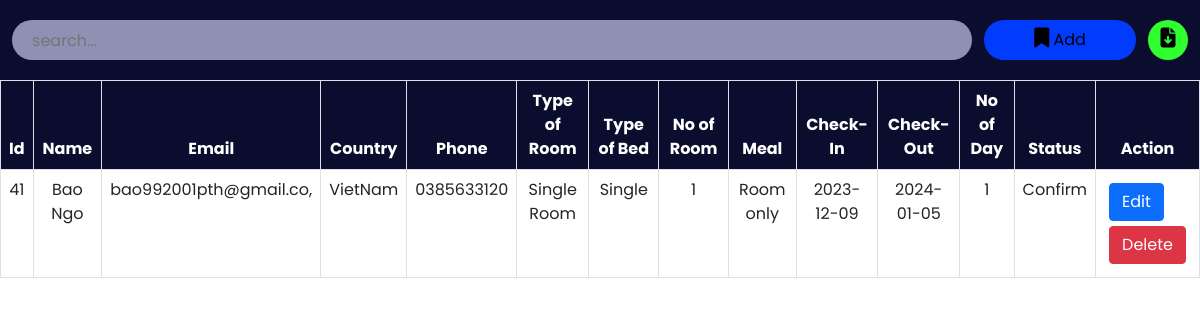
Page /admin/roombook.php on the earlier database version.
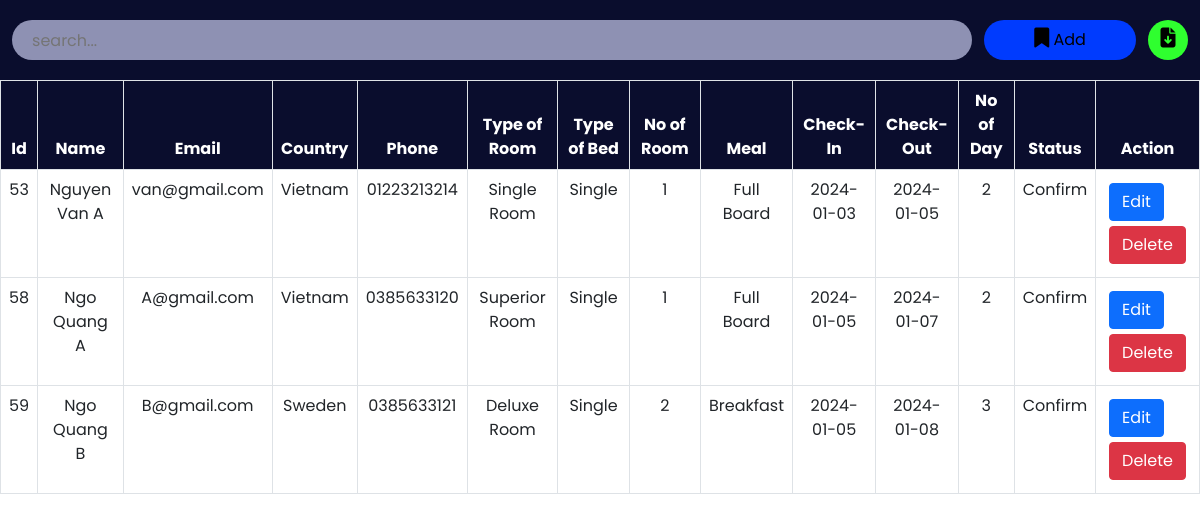
Same page on the later database version.
### tables this page shows
CREATE TABLE `roombook` (
  `id` int(10) NOT NULL,
  `Name` varchar(50) NOT NULL,
  `Email` varchar(50) NOT NULL,
  `Country` varchar(30) NOT NULL,
  `Phone` varchar(30) NOT NULL,
  `RoomType` varchar(30) NOT NULL,
  `Bed` varchar(30) NOT NULL,
  `Meal` varchar(30) NOT NULL,
  `NoofRoom` varchar(30) NOT NULL,
  `cin` date NOT NULL,
  `cout` date NOT NULL,
  `nodays` int(50) NOT NULL,
  `stat` varchar(30) NOT NULL
);

### admin/roombook.php (the view, shortened to what this page needs)
<?php
include '../config.php';
?>
<!DOCTYPE html>
<html lang="en">
<head>
    <link href="https://cdn.jsdelivr.net/npm/bootstrap@5.0.2/dist/css/bootstrap.min.css" rel="stylesheet">
    <link rel="stylesheet" href="https://cdnjs.cloudflare.com/ajax/libs/font-awesome/6.2.0/css/all.min.css" />
    <link rel="stylesheet" href="./css/roombook.css">
</head>
<body>
    <div class="searchsection">
        <input type="text" name="search_bar" id="search_bar" placeholder="search..." onkeyup="searchFun()">
        <button class="adduser" id="adduser" onclick="adduseropen()"><i class="fa-solid fa-bookmark"></i> Add</button>
        <form action="./exportdata.php" method="post">
            <button class="exportexcel" id="exportexcel" name="exportexcel" type="submit"><i class="fa-solid fa-file-arrow-down"></i></button>
        </form>
    </div>
    <div class="roombooktable" class="table-responsive-xl">
        <?php
            $roombooktablesql = "SELECT * FROM roombook";
            $roombookresult = mysqli_query($conn, $roombooktablesql);
        ?>
        <table class="table table-bordered" id="table-data">
            <thead>
                <tr>
                    <th scope="col">Id</th>
                    <th scope="col">Name</th>
                    <th scope="col">Email</th>
                    <th scope="col">Country</th>
                    <th scope="col">Phone</th>
                    <th scope="col">Type of Room</th>
                    <th scope="col">Type of Bed</th>
                    <th scope="col">No of Room</th>
                    <th scope="col">Meal</th>
                    <th scope="col">Check-In</th>
                    <th scope="col">Check-Out</th>
                    <th scope="col">No of Day</th>
                    <th scope="col">Status</th>
                    <th scope="col" class="action">Action</th>
                </tr>
            </thead>
            <tbody>
            <?php
            while ($res = mysqli_fetch_array($roombookresult)) {
            ?>
                <tr>
                    <td><?php echo $res['id'] ?></td>
                    <td><?php echo $res['Name'] ?></td>
                    <td><?php echo $res['Email'] ?></td>
                    <td><?php echo $res['Country'] ?></td>
                    <td><?php echo $res['Phone'] ?></td>
                    <td><?php echo $res['RoomType'] ?></td>
                    <td><?php echo $res['Bed'] ?></td>
                    <td><?php echo $res['NoofRoom'] ?></td>
                    <td><?php echo $res['Meal'] ?></td>
                    <td><?php echo $res['cin'] ?></td>
                    <td><?php echo $res['cout'] ?></td>
                    <td><?php echo $res['nodays'] ?></td>
                    <td><?php echo $res['stat'] ?></td>
                    <td class="action">
                        <a href="roombookedit.php?id=<?php echo $res['id'] ?>"><button class="btn btn-primary">Edit</button></a>
                        <a href="roombookdelete.php?id=<?php echo $res['id']  ?>"><button class='btn btn-danger'>Delete</button></a>
                    </td>
                </tr>
            <?php
            }
            ?>
            </tbody>
        </table>
    </div>
</body>
</html>

Differences in the rows shown:
removed roombook: id "41", Name "Bao Ngo", Email "bao992001pth@gmail.co,", Country "VietNam", Phone "0385633120", RoomType "Single Room", Bed "Single", NoofRoom "1", Meal "Room only", cin "2023-12-09", cout "2024-01-05", nodays "1", stat "Confirm"
added roombook: id "53", Name "Nguyen Van A", Email "van@gmail.com", Country "Vietnam", Phone "01223213214", RoomType "Single Room", Bed "Single", NoofRoom "1", Meal "Full Board", cin "2024-01-03", cout "2024-01-05", nodays "2", stat "Confirm"
added roombook: id "58", Name "Ngo Quang A", Email "A@gmail.com", Country "Vietnam", Phone "0385633120", RoomType "Superior Room", Bed "Single", NoofRoom "1", Meal "Full Board", cin "2024-01-05", cout "2024-01-07", nodays "2", stat "Confirm"
added roombook: id "59", Name "Ngo Quang B", Email "B@gmail.com", Country "Sweden", Phone "0385633121", RoomType "Deluxe Room", Bed "Single", NoofRoom "2", Meal "Breakfast", cin "2024-01-05", cout "2024-01-08", nodays "3", stat "Confirm"
